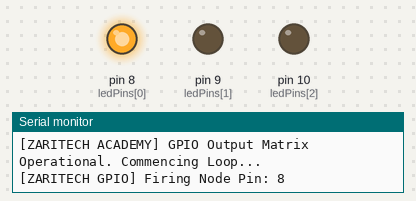
Bench run of a sketch on a simulated Arduino Uno, built with avr-gcc and run on an emulated ATmega328P. Parts: output pins drawn as LEDs (lit = HIGH), the last lines printed to the serial monitor.

Above: at 0.21 s.
At 1.41 s:
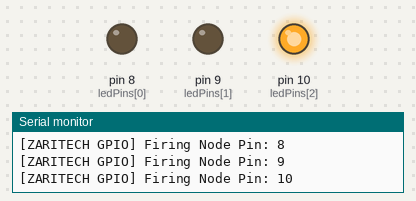
At 2.81 s:
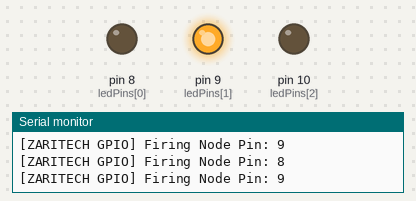
Timing chart, 0 to 3.1 s (numbered marks = the images above):
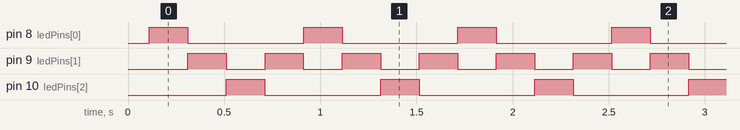

Measured:
- by itself, pin 8 (ledPins[0]), pin 10 (ledPins[2]): alternates HIGH for 0.20 s and LOW for 0.60 s
- by itself, pin 9 (ledPins[1]): alternates HIGH for 0.20 s and LOW for 0.20 s
- by itself, everything shown: repeats every 0.80 s, in 4 steps

The sketch:

zaritech_foundation_blink.ino
```cpp
// (licence header left out)
// Hardware Output Mapping Parameters
const int ledCount = 3;
const int ledPins[ledCount] = {8, 9, 10}; // Digital GPIO pins mapped to visual nodes

// Calibrated Timing Intervals
const int STEP_DELAY_MS = 200;

void setup() {
  // Initialize Corporate Logging Diagnostics Pipeline
  Serial.begin(9600);
  Serial.println("[ZARITECH ACADEMY] Initializing Foundation Starter Substrate...");

  // Register Digital GPIO Pins as Active Output Transistors
  for (int i = 0; i < ledCount; i++) {
    pinMode(ledPins[i], OUTPUT);
    digitalWrite(ledPins[i], LOW); // Ensure clean ground baseline on system boot
  }

  Serial.println("[ZARITECH ACADEMY] GPIO Output Matrix Operational. Commencing Loop...");
}

void loop() {
  // Execute Forward Sequential Shifting Pulse (Lojistik Takip Dizilimi)
  for (int i = 0; i < ledCount; i++) {
    Serial.print("[ZARITECH GPIO] Firing Node Pin: ");
    Serial.println(ledPins[i]);

    digitalWrite(ledPins[i], HIGH); // Engage Current Path
    delay(STEP_DELAY_MS);
    digitalWrite(ledPins[i], LOW);  // Disengage Current Path
  }

  // Execute Reverse Sequential Shifting Pulse for Balanced Visual Loop
  for (int i = ledCount - 2; i > 0; i--) {
    Serial.print("[ZARITECH GPIO] Firing Node Pin: ");
    Serial.println(ledPins[i]);

    digitalWrite(ledPins[i], HIGH);
    delay(STEP_DELAY_MS);
    digitalWrite(ledPins[i], LOW);
  }
}
```
